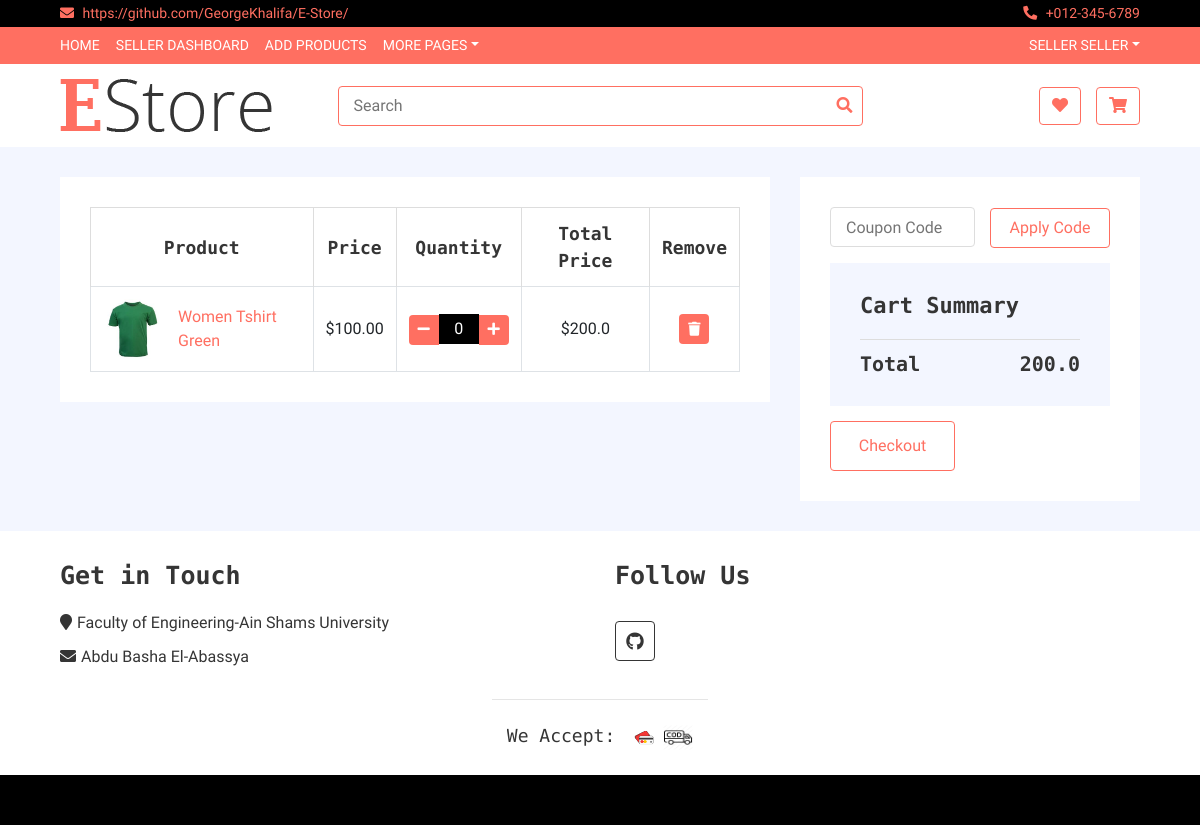
Screenshot of /App1/cart/ (signed in) with the database file from the repository.
### App1/models.py (models this page shows, shortened)
class Product(models.Model):
    id = models.AutoField(primary_key=True)
    seller = models.ForeignKey(to = User,on_delete = models.CASCADE)
    name=models.CharField(max_length=20,default='')
    in_stock = models.PositiveIntegerField()
    currency =  models.CharField(default='$',choices=currency_choices,max_length=20)
    size = models.CharField(default='S',choices=size_choices,max_length=20)
    price = models.DecimalField(max_length = 13, decimal_places = 2, max_digits = 10) #product_price
    picture = models.ImageField(upload_to = 'product_picture/', default = 'null.png')
    main_category= models.CharField(default='Men',choices=main_category_choices,max_length=20)
    secondary_category=  models.CharField(default='Top',choices=secondary_choices,max_length=20)
    details=models.CharField(default='',max_length=1999)
    views = models.ManyToManyField(User,related_name='view',default=None,blank=True)
    favourites =models.ManyToManyField(User,related_name='favourite',default=None,blank=True)

### App1/views.py (the view)
@login_required
def cart_page(request):
    result = C.cart_page_c(request)
    return result

### App1/context_processors.py (called while the page is built)
def add_variable_to_context(request):
    if(request.user.is_authenticated and not request.user.is_superuser):
        actual_user = UserInfo.objects.filter(user = request.user)[0]
        firstname = request.user.first_name
        lastname = request.user.last_name
        if actual_user.BuyerOrSeller == 'seller':
            sellerflag = True
        else:
            sellerflag = False
    else:
        sellerflag = False
        firstname = ""
        lastname = ""
    return {
        'sellerflag': sellerflag, 'firstname': firstname, 'lastname': lastname
    }

### App1/views.py (called while the page is built)
    def cart_page_c(self, request):
        cart = CartItem.objects.filter(user = request.user, purchased = False)
        total_cost=0
        total_number=0
        for product in cart:
            if(product.item.currency == 'L.E'):
                product.total_item_price /=15.7
            elif (product.item.currency == '€'):
                product.total_item_price /=0.82
            if (product.item.in_stock < product.quantity):
                product.quantity = product.item.in_stock
                if(product.item.in_stock == 0):
                    product.delete()
                else:
                    product.save()
            total_cost += product.total_item_price
            total_number += product.quantity
        return render(request, 'App1/cart_page.html', {"cart":cart,"total_cost":round(total_cost,2),"total_number":total_number})

### templates/App1/cart_page.html (shortened to what this page needs)
{% extends 'App1/base.html'%}
{% block body_block %}
        <div class="cart-page">
            <div class="container-fluid">
                <div class="row">
                    <div class="col-lg-8">
                        <div class="cart-page-inner">
                            <div class="table-responsive">
                                <table class="table table-bordered">
                                    <thead class="thead-dark">
                                        <tr>
                                            <th>Product</th>
                                            <th>Price</th>
                                            <th>Quantity</th>
                                            <th>Total Price</th>
                                            <th>Remove</th>
                                        </tr>
                                    </thead>
                                    <tbody class="align-middle">
                                    {% for item in cart %}
                                        <tr>
                                            <td>
                                                <div class="img">
                                                    <a href="{%url 'App1:product_details' item.item.id%}"><img src="{{item.item.picture.url}}" alt="Product Image" height=100px width=100px></a>
                                                    <a href="{%url 'App1:product_details' item.item.id%}"><p>{{ item.item.name }}</p></a>
                                                </div>
                                            </td>
                                            <td>{{item.item.currency}}{{ item.item.price }}</td>
                                            <td>
                                                <div class="qty">
                                                    <a href="{%url "App1:update_cart2" item.item.id%}"><button class="btn-minus"><i class="fa fa-minus"></i></button></a>
                                                    <input type="text" value="{{ item.quantity }}">
                                                    <a href="{%url "App1:update_cart" item.item.id%}"><button class="btn-plus"><i class="fa fa-plus"></i></button></a>
                                                </div>
                                            </td>
                                            <td>{{item.item.currency}}{{ item.total_item_price }}</td>
                                            <td><a href="{% url "App1:remove_from_cart" item.id%}"><button><i class="fa fa-trash"></i></button></a></td>
                                        </tr>
                                        {% endfor %}
                                    </tbody>
                                </table>
                            </div>
                        </div>
                    </div>
                    <div class="col-lg-4">
                        <div class="cart-page-inner">
                            <div class="row">
                                <div class="col-md-12">
                                    <div class="coupon">
                                        <input type="text" placeholder="Coupon Code">
                                        <button>Apply Code</button>
                                    </div>
                                </div>
                                <div class="col-md-12">
                                    <div class="cart-summary">
                                        <div class="cart-content">
                                            <h1>Cart Summary</h1>
                                            <h2>Total<span>{{total_cost}}</span></h2>
                                        </div>
                                        <div class="cart-btn">
                                           <a href="{% url 'App1:checkout'%}"><button>Checkout</button></a>
                                        </div>
                                    </div>
                                </div>
                            </div>
                        </div>
                    </div>
                </div>
            </div>
        </div>
        {% endblock %}

### templates/App1/base.html (shortened to what this page needs)
<!DOCTYPE html>
{% load static %}
<html lang="en" dir="ltr">
  <head>
    <link rel="stylesheet" href="https://cdn.jsdelivr.net/npm/bootstrap@4.5.3/dist/css/bootstrap.min.css">
    <link rel="stylesheet" href="https://use.fontawesome.com/releases/v5.3.1/css/all.css">
            <link rel="stylesheet" href="http://netdna.bootstrapcdn.com/font-awesome/4.2.0/css/font-awesome.min.css">
            <link href="https://stackpath.bootstrapcdn.com/bootstrap/4.4.1/css/bootstrap.min.css" rel="stylesheet">
            <link href="https://cdnjs.cloudflare.com/ajax/libs/font-awesome/5.10.0/css/all.min.css" rel="stylesheet">
            <link href="{% static 'lib/slick/slick.css' %}" rel="stylesheet">
            <link href="{% static 'lib/slick/slick-theme.css' %}" rel="stylesheet">
            <link href="{% static 'css/style.css' %}" rel="stylesheet">
            <link href="{% static 'css/star-rating.css' %}" rel="stylesheet">
  </head>
  <body>
        <div class="top-bar">
            <div class="container-fluid">
                <div class="row">
                    <div class="col-sm-6">
                        <i class="fa fa-envelope"></i>
                        <a href="https://github.com/GeorgeKhalifa/E-Store/"> https://github.com/GeorgeKhalifa/E-Store/</a>
                    </div>
                    <div class="col-sm-6">
                        <i class="fa fa-phone-alt"></i>
                        +012-345-6789
                    </div>
                </div>
            </div>
        </div>
        <div class="nav">
            <div class="container-fluid">
                <nav class="navbar navbar-expand-md bg-dark navbar-dark">
                    <div class="collapse navbar-collapse justify-content-between" id="navbarCollapse">
                        <div class="navbar-nav mr-auto">
                            <a href="{% url 'index' %}" class="nav-item nav-link">Home</a>
                            {% if user.is_authenticated and sellerflag %}
                            <a href="{% url 'App1:product_status'%}" class="nav-item nav-link">Seller Dashboard</a>
                            <a href="{% url 'App1:add_product'%}" class="nav-item nav-link">Add Products</a>
                            {% endif %}
                            <div class="nav-item dropdown">
                                <a href="#" class="nav-link dropdown-toggle" data-toggle="dropdown">More Pages</a>
                            </div>
                        </div>
                        <div class="navbar-nav ml-auto">
                            <div class="nav-item dropdown">
                                  {% if user.is_authenticated %}
                                <a href="#" class="nav-link dropdown-toggle" data-toggle="dropdown">{{firstname}} {{lastname}}</a>
                                {% else %}
                                  <a href="#" class="nav-link dropdown-toggle" data-toggle="dropdown">User Account</a>
                                {% endif %}
                            </div>
                        </div>
                    </div>
                </nav>
            </div>
        </div>
        <div class="bottom-bar">
            <div class="container-fluid">
                <div class="row align-items-center">
                    <div class="col-md-3">
                        <div class="logo">
                            <a href="{%url 'index'%}">
                                <img src= {% static 'img/logo.png' %} alt="Logo">
                            </a>
                        </div>
                    </div>
                    <div class="col-md-6">
                       <form action="{%url 'index'%}">
                        <div class="search">
                            <input type="text" placeholder="Search" name="search">
                            <button><i class="fa fa-search"></i></button>
                        </div>
                        </form>
                    </div>
                    <div class="col-md-3">
                        <div class="user">
                             {% if  request.user.is_authenticated and not sellerflag %}
                            <a href="{% url 'App1:favourite_list'%}" class="btn wishlist">
                                <i class="fa fa-heart"></i>
                                <span></span>
                            </a>
                            <a href="{% url 'App1:cart'%}" class="btn cart">
                                <i class="fa fa-shopping-cart"></i>
                                <span>({{total_number}})</span>
                            </a>
                            {% else %}
                             <a href="{% url 'App1:register'%}" class="btn wishlist">
                                <i class="fa fa-heart"></i>
                            </a>
                            <a href="{% url 'App1:register'%}" class="btn cart">
                                <i class="fa fa-shopping-cart"></i>
                            </a>
                            {% endif %}
                        </div>
                    </div>
                </div>
            </div>
        </div>
      {% block body_block %}
      {% endblock %}
 <div class="footer">
            <div class="container-fluid">
                <div class="row">
                    <div class="col-lg-6 col-md-6">
                        <div class="footer-widget">
                            <h2>Get in Touch</h2>
                            <div class="contact-info">
                                <p><i class="fa fa-map-marker"></i>Faculty of Engineering-Ain Shams University</p>
                                <p><i class="fa fa-envelope"></i>Abdu Basha El-Abassya</p>
                            </div>
                        </div>
                    </div>
                    <div class="col-lg-6 col-md-6">
                        <div class="footer-widget">
                            <h2>Follow Us</h2>
                            <div class="contact-info">
                                <div class="social">
                                    <a href="https://github.com/GeorgeKhalifa/E-Store/"><i class="fab fa-github"></i></a>
                                </div>
                            </div>
                        </div>
                    </div>
                <div class="row payment align-items-center">
                    <div class="col-md-12">
                        <div class="payment-method">
                            <h2 style="text-align:center">We Accept:</h2>
                            <img src={% static 'img/creditcard.png' %} alt="Payment Method" height=30px width=30px />
                            <img src={% static 'img/cod.png' %} alt="Payment Method" height=30px width=30px />
                        </div>
                    </div>
                        </div>
                    </div>
                </div>
            </div>
        <div class="footer-bottom">
        </div>
  </body>
</html>

### rows the page displays
Product: item.picture (picture), item.name "Women Tshirt Green", item.currency "$", item.price "100.00", item.currency "$"

### other values shown
{{ firstname }} "SELLER"
{{ lastname }} "SELLER"
{{ item.total_item_price }} "200.0"
{{ total_cost }} "200.0"
